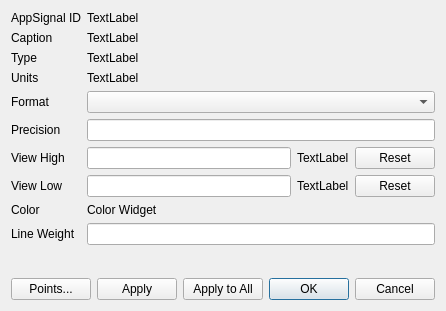
<?xml version="1.0" encoding="UTF-8"?>
<ui version="4.0">
 <class>DialogTrendSignalProperties</class>
 <widget class="QDialog" name="DialogTrendSignalProperties">
  <property name="geometry">
   <rect>
    <x>0</x>
    <y>0</y>
    <width>425</width>
    <height>311</height>
   </rect>
  </property>
  <property name="windowTitle">
   <string>Dialog</string>
  </property>
  <layout class="QGridLayout" name="gridLayout">
   <item row="0" column="0">
    <widget class="QLabel" name="singalIdLabel">
     <property name="text">
      <string>AppSignal ID</string>
     </property>
    </widget>
   </item>
   <item row="0" column="1" colspan="3">
    <widget class="QLabel" name="labelAppSignalID">
     <property name="text">
      <string>TextLabel</string>
     </property>
     <property name="textInteractionFlags">
      <set>Qt::TextInteractionFlag::TextSelectableByKeyboard|Qt::TextInteractionFlag::TextSelectableByMouse</set>
     </property>
    </widget>
   </item>
   <item row="1" column="0">
    <widget class="QLabel" name="captionLabel">
     <property name="text">
      <string>Caption</string>
     </property>
    </widget>
   </item>
   <item row="1" column="1" colspan="3">
    <widget class="QLabel" name="labelCaption">
     <property name="text">
      <string>TextLabel</string>
     </property>
     <property name="textInteractionFlags">
      <set>Qt::TextInteractionFlag::TextSelectableByKeyboard|Qt::TextInteractionFlag::TextSelectableByMouse</set>
     </property>
    </widget>
   </item>
   <item row="2" column="0">
    <widget class="QLabel" name="typeLabel">
     <property name="text">
      <string>Type</string>
     </property>
    </widget>
   </item>
   <item row="2" column="1" colspan="3">
    <widget class="QLabel" name="labelType">
     <property name="text">
      <string>TextLabel</string>
     </property>
     <property name="textInteractionFlags">
      <set>Qt::TextInteractionFlag::TextSelectableByKeyboard|Qt::TextInteractionFlag::TextSelectableByMouse</set>
     </property>
    </widget>
   </item>
   <item row="3" column="0">
    <widget class="QLabel" name="unitsLabel">
     <property name="text">
      <string>Units</string>
     </property>
    </widget>
   </item>
   <item row="3" column="1" colspan="3">
    <widget class="QLabel" name="labelUnits">
     <property name="text">
      <string>TextLabel</string>
     </property>
     <property name="textInteractionFlags">
      <set>Qt::TextInteractionFlag::TextSelectableByKeyboard|Qt::TextInteractionFlag::TextSelectableByMouse</set>
     </property>
    </widget>
   </item>
   <item row="4" column="0">
    <widget class="QLabel" name="viewFormatLabel">
     <property name="text">
      <string>Format</string>
     </property>
    </widget>
   </item>
   <item row="4" column="1" colspan="3">
    <widget class="QComboBox" name="viewFormatCombo"/>
   </item>
   <item row="5" column="0">
    <widget class="QLabel" name="viewPrecisionLabel">
     <property name="text">
      <string>Precision</string>
     </property>
    </widget>
   </item>
   <item row="5" column="1" colspan="3">
    <widget class="QLineEdit" name="viewPrecisionEdit">
     <property name="readOnly">
      <bool>false</bool>
     </property>
    </widget>
   </item>
   <item row="6" column="0">
    <widget class="QLabel" name="viewHighLabel">
     <property name="text">
      <string>View High</string>
     </property>
    </widget>
   </item>
   <item row="6" column="1">
    <widget class="QLineEdit" name="viewHighEdit">
     <property name="readOnly">
      <bool>false</bool>
     </property>
    </widget>
   </item>
   <item row="6" column="2">
    <widget class="QLabel" name="labelHigh">
     <property name="text">
      <string>TextLabel</string>
     </property>
     <property name="textInteractionFlags">
      <set>Qt::TextInteractionFlag::TextSelectableByKeyboard|Qt::TextInteractionFlag::TextSelectableByMouse</set>
     </property>
    </widget>
   </item>
   <item row="6" column="3">
    <widget class="QPushButton" name="resetHigh">
     <property name="text">
      <string>Reset</string>
     </property>
    </widget>
   </item>
   <item row="7" column="0">
    <widget class="QLabel" name="viewLowLabel">
     <property name="text">
      <string>View Low</string>
     </property>
    </widget>
   </item>
   <item row="7" column="1">
    <widget class="QLineEdit" name="viewLowEdit">
     <property name="readOnly">
      <bool>false</bool>
     </property>
    </widget>
   </item>
   <item row="7" column="2">
    <widget class="QLabel" name="labelLow">
     <property name="text">
      <string>TextLabel</string>
     </property>
     <property name="textInteractionFlags">
      <set>Qt::TextInteractionFlag::TextSelectableByKeyboard|Qt::TextInteractionFlag::TextSelectableByMouse</set>
     </property>
    </widget>
   </item>
   <item row="7" column="3">
    <widget class="QPushButton" name="resetLow">
     <property name="text">
      <string>Reset</string>
     </property>
    </widget>
   </item>
   <item row="8" column="0">
    <widget class="QLabel" name="colorLabel">
     <property name="text">
      <string>Color</string>
     </property>
    </widget>
   </item>
   <item row="9" column="0">
    <widget class="QLabel" name="viewLineWeightLabel">
     <property name="text">
      <string>Line Weight</string>
     </property>
    </widget>
   </item>
   <item row="9" column="1" colspan="3">
    <widget class="QLineEdit" name="viewLineWeightEdit">
     <property name="readOnly">
      <bool>false</bool>
     </property>
    </widget>
   </item>
   <item row="10" column="0">
    <spacer name="verticalSpacer">
     <property name="orientation">
      <enum>Qt::Orientation::Vertical</enum>
     </property>
     <property name="sizeHint" stdset="0">
      <size>
       <width>65</width>
       <height>4</height>
      </size>
     </property>
    </spacer>
   </item>
   <item row="11" column="0" colspan="4">
    <layout class="QHBoxLayout" name="horizontalLayout">
     <item>
      <widget class="QPushButton" name="buttonPoints">
       <property name="text">
        <string>Points...</string>
       </property>
      </widget>
     </item>
     <item>
      <spacer name="horizontalSpacer">
       <property name="orientation">
        <enum>Qt::Orientation::Horizontal</enum>
       </property>
       <property name="sizeHint" stdset="0">
        <size>
         <width>40</width>
         <height>20</height>
        </size>
       </property>
      </spacer>
     </item>
     <item>
      <widget class="QPushButton" name="buttonApply">
       <property name="text">
        <string>Apply</string>
       </property>
      </widget>
     </item>
     <item>
      <widget class="QPushButton" name="buttonApplyToAll">
       <property name="toolTip">
        <string>Apply the modified properties to all signals.</string>
       </property>
       <property name="text">
        <string>Apply to All</string>
       </property>
      </widget>
     </item>
     <item>
      <widget class="QDialogButtonBox" name="buttonBox">
       <property name="orientation">
        <enum>Qt::Orientation::Horizontal</enum>
       </property>
       <property name="standardButtons">
        <set>QDialogButtonBox::StandardButton::Cancel|QDialogButtonBox::StandardButton::Ok</set>
       </property>
      </widget>
     </item>
    </layout>
   </item>
   <item row="8" column="1" colspan="3">
    <widget class="ChooseColorWidget" name="colorWidget">
     <property name="text">
      <string>Color Widget</string>
     </property>
    </widget>
   </item>
  </layout>
 </widget>
 <customwidgets>
  <customwidget>
   <class>ChooseColorWidget</class>
   <extends>QLabel</extends>
   <header location="global">DialogTrendSignalProperties.h</header>
  </customwidget>
 </customwidgets>
 <tabstops>
  <tabstop>viewFormatCombo</tabstop>
  <tabstop>viewPrecisionEdit</tabstop>
  <tabstop>viewHighEdit</tabstop>
  <tabstop>resetHigh</tabstop>
  <tabstop>viewLowEdit</tabstop>
  <tabstop>resetLow</tabstop>
  <tabstop>viewLineWeightEdit</tabstop>
  <tabstop>buttonPoints</tabstop>
  <tabstop>buttonApply</tabstop>
  <tabstop>buttonApplyToAll</tabstop>
 </tabstops>
 <resources/>
 <connections>
  <connection>
   <sender>buttonBox</sender>
   <signal>accepted()</signal>
   <receiver>DialogTrendSignalProperties</receiver>
   <slot>accept()</slot>
   <hints>
    <hint type="sourcelabel">
     <x>414</x>
     <y>343</y>
    </hint>
    <hint type="destinationlabel">
     <x>157</x>
     <y>274</y>
    </hint>
   </hints>
  </connection>
  <connection>
   <sender>buttonBox</sender>
   <signal>rejected()</signal>
   <receiver>DialogTrendSignalProperties</receiver>
   <slot>reject()</slot>
   <hints>
    <hint type="sourcelabel">
     <x>414</x>
     <y>343</y>
    </hint>
    <hint type="destinationlabel">
     <x>286</x>
     <y>274</y>
    </hint>
   </hints>
  </connection>
  <connection>
   <sender>resetHigh</sender>
   <signal>clicked()</signal>
   <receiver>DialogTrendSignalProperties</receiver>
   <slot>on_resetHigh_clicked()</slot>
   <hints>
    <hint type="sourcelabel">
     <x>366</x>
     <y>222</y>
    </hint>
    <hint type="destinationlabel">
     <x>353</x>
     <y>222</y>
    </hint>
   </hints>
  </connection>
  <connection>
   <sender>resetLow</sender>
   <signal>clicked()</signal>
   <receiver>DialogTrendSignalProperties</receiver>
   <slot>on_resetLow_clicked()</slot>
   <hints>
    <hint type="sourcelabel">
     <x>394</x>
     <y>253</y>
    </hint>
    <hint type="destinationlabel">
     <x>367</x>
     <y>262</y>
    </hint>
   </hints>
  </connection>
 </connections>
 <slots>
  <slot>on_buttonApplyToAll_clicked()</slot>
  <slot>on_resetHigh_clicked()</slot>
  <slot>on_resetLow_clicked()</slot>
  <slot>on_viewFormatCombo_currentIndexChanged()</slot>
 </slots>
</ui>
